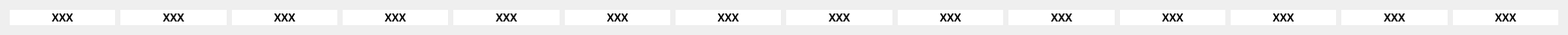
    <widget class="QWidget" name="gridLayoutWidget_2">
     <property name="geometry">
      <rect>
       <x>10</x>
       <y>160</y>
       <width>1771</width>
       <height>31</height>
      </rect>
     </property>
     <layout class="QGridLayout" name="gridLayout_2">
      <item row="0" column="12">
       <widget class="QLabel" name="R_B_13">
        <property name="font">
         <font>
          <family>Ubuntu Mono</family>
          <pointsize>9</pointsize>
          <weight>75</weight>
          <bold>true</bold>
         </font>
        </property>
        <property name="styleSheet">
         <string notr="true">background-color: rgb(255, 255, 255);
border-color: rgb(36, 36, 36);</string>
        </property>
        <property name="text">
         <string>XXX</string>
        </property>
        <property name="alignment">
         <set>Qt::AlignCenter</set>
        </property>
       </widget>
      </item>
      <item row="0" column="1">
       <widget class="QLabel" name="R_B_2">
        <property name="font">
         <font>
          <family>Ubuntu Mono</family>
          <pointsize>9</pointsize>
          <weight>75</weight>
          <bold>true</bold>
         </font>
        </property>
        <property name="styleSheet">
         <string notr="true">background-color: rgb(255, 255, 255);
border-color: rgb(36, 36, 36);</string>
        </property>
        <property name="text">
         <string>XXX</string>
        </property>
        <property name="alignment">
         <set>Qt::AlignCenter</set>
        </property>
       </widget>
      </item>
      <item row="0" column="2">
       <widget class="QLabel" name="R_B_3">
        <property name="font">
         <font>
          <family>Ubuntu Mono</family>
          <pointsize>9</pointsize>
          <weight>75</weight>
          <bold>true</bold>
         </font>
        </property>
        <property name="styleSheet">
         <string notr="true">background-color: rgb(255, 255, 255);
border-color: rgb(36, 36, 36);</string>
        </property>
        <property name="text">
         <string>XXX</string>
        </property>
        <property name="alignment">
         <set>Qt::AlignCenter</set>
        </property>
       </widget>
      </item>
      <item row="0" column="0">
       <widget class="QLabel" name="R_B_1">
        <property name="font">
         <font>
          <family>Ubuntu Mono</family>
          <pointsize>9</pointsize>
          <weight>75</weight>
          <bold>true</bold>
         </font>
        </property>
        <property name="styleSheet">
         <string notr="true">background-color: rgb(255, 255, 255);
border-color: rgb(36, 36, 36);</string>
        </property>
        <property name="text">
         <string>XXX</string>
        </property>
        <property name="alignment">
         <set>Qt::AlignCenter</set>
        </property>
       </widget>
      </item>
      <item row="0" column="9">
       <widget class="QLabel" name="R_B_10">
        <property name="font">
         <font>
          <family>Ubuntu Mono</family>
          <pointsize>9</pointsize>
          <weight>75</weight>
          <bold>true</bold>
         </font>
        </property>
        <property name="styleSheet">
         <string notr="true">background-color: rgb(255, 255, 255);
border-color: rgb(36, 36, 36);</string>
        </property>
        <property name="text">
         <string>XXX</string>
        </property>
        <property name="alignment">
         <set>Qt::AlignCenter</set>
        </property>
       </widget>
      </item>
      <item row="0" column="7">
       <widget class="QLabel" name="R_B_8">
        <property name="font">
         <font>
          <family>Ubuntu Mono</family>
          <pointsize>9</pointsize>
          <weight>75</weight>
          <bold>true</bold>
         </font>
        </property>
        <property name="styleSheet">
         <string notr="true">background-color: rgb(255, 255, 255);
border-color: rgb(36, 36, 36);</string>
        </property>
        <property name="text">
         <string>XXX</string>
        </property>
        <property name="alignment">
         <set>Qt::AlignCenter</set>
        </property>
       </widget>
      </item>
      <item row="0" column="5">
       <widget class="QLabel" name="R_B_6">
        <property name="font">
         <font>
          <family>Ubuntu Mono</family>
          <pointsize>9</pointsize>
          <weight>75</weight>
          <bold>true</bold>
         </font>
        </property>
        <property name="styleSheet">
         <string notr="true">background-color: rgb(255, 255, 255);
border-color: rgb(36, 36, 36);</string>
        </property>
        <property name="text">
         <string>XXX</string>
        </property>
        <property name="alignment">
         <set>Qt::AlignCenter</set>
        </property>
       </widget>
      </item>
      <item row="0" column="8">
       <widget class="QLabel" name="R_B_9">
        <property name="font">
         <font>
          <family>Ubuntu Mono</family>
          <pointsize>9</pointsize>
          <weight>75</weight>
          <bold>true</bold>
         </font>
        </property>
        <property name="styleSheet">
         <string notr="true">background-color: rgb(255, 255, 255);
border-color: rgb(36, 36, 36);</string>
        </property>
        <property name="text">
         <string>XXX</string>
        </property>
        <property name="alignment">
         <set>Qt::AlignCenter</set>
        </property>
       </widget>
      </item>
      <item row="0" column="4">
       <widget class="QLabel" name="R_B_5">
        <property name="font">
         <font>
          <family>Ubuntu Mono</family>
          <pointsize>9</pointsize>
          <weight>75</weight>
          <bold>true</bold>
         </font>
        </property>
        <property name="styleSheet">
         <string notr="true">background-color: rgb(255, 255, 255);
border-color: rgb(36, 36, 36);</string>
        </property>
        <property name="text">
         <string>XXX</string>
        </property>
        <property name="alignment">
         <set>Qt::AlignCenter</set>
        </property>
       </widget>
      </item>
      <item row="0" column="3">
       <widget class="QLabel" name="R_B_4">
        <property name="font">
         <font>
          <family>Ubuntu Mono</family>
          <pointsize>9</pointsize>
          <weight>75</weight>
          <bold>true</bold>
         </font>
        </property>
        <property name="styleSheet">
         <string notr="true">background-color: rgb(255, 255, 255);
border-color: rgb(36, 36, 36);</string>
        </property>
        <property name="text">
         <string>XXX</string>
        </property>
        <property name="alignment">
         <set>Qt::AlignCenter</set>
        </property>
       </widget>
      </item>
      <item row="0" column="11">
       <widget class="QLabel" name="R_B_12">
        <property name="font">
         <font>
          <family>Ubuntu Mono</family>
          <pointsize>9</pointsize>
          <weight>75</weight>
          <bold>true</bold>
         </font>
        </property>
        <property name="styleSheet">
         <string notr="true">background-color: rgb(255, 255, 255);
border-color: rgb(36, 36, 36);</string>
        </property>
        <property name="text">
         <string>XXX</string>
        </property>
        <property name="alignment">
         <set>Qt::AlignCenter</set>
        </property>
       </widget>
      </item>
      <item row="0" column="6">
       <widget class="QLabel" name="R_B_7">
        <property name="font">
         <font>
          <family>Ubuntu Mono</family>
          <pointsize>9</pointsize>
          <weight>75</weight>
          <bold>true</bold>
         </font>
        </property>
        <property name="styleSheet">
         <string notr="true">background-color: rgb(255, 255, 255);
border-color: rgb(36, 36, 36);</string>
        </property>
        <property name="text">
         <string>XXX</string>
        </property>
        <property name="alignment">
         <set>Qt::AlignCenter</set>
        </property>
       </widget>
      </item>
      <item row="0" column="10">
       <widget class="QLabel" name="R_B_11">
        <property name="font">
         <font>
          <family>Ubuntu Mono</family>
          <pointsize>9</pointsize>
          <weight>75</weight>
          <bold>true</bold>
         </font>
        </property>
        <property name="styleSheet">
         <string notr="true">background-color: rgb(255, 255, 255);
border-color: rgb(36, 36, 36);</string>
        </property>
        <property name="text">
         <string>XXX</string>
        </property>
        <property name="alignment">
         <set>Qt::AlignCenter</set>
        </property>
       </widget>
      </item>
      <item row="0" column="13">
       <widget class="QLabel" name="R_B_14">
        <property name="font">
         <font>
          <family>Ubuntu Mono</family>
          <pointsize>9</pointsize>
          <weight>75</weight>
          <bold>true</bold>
         </font>
        </property>
        <property name="styleSheet">
         <string notr="true">background-color: rgb(255, 255, 255);
border-color: rgb(36, 36, 36);</string>
        </property>
        <property name="text">
         <string>XXX</string>
        </property>
        <property name="alignment">
         <set>Qt::AlignCenter</set>
        </property>
       </widget>
      </item>
     </layout>
    </widget>
